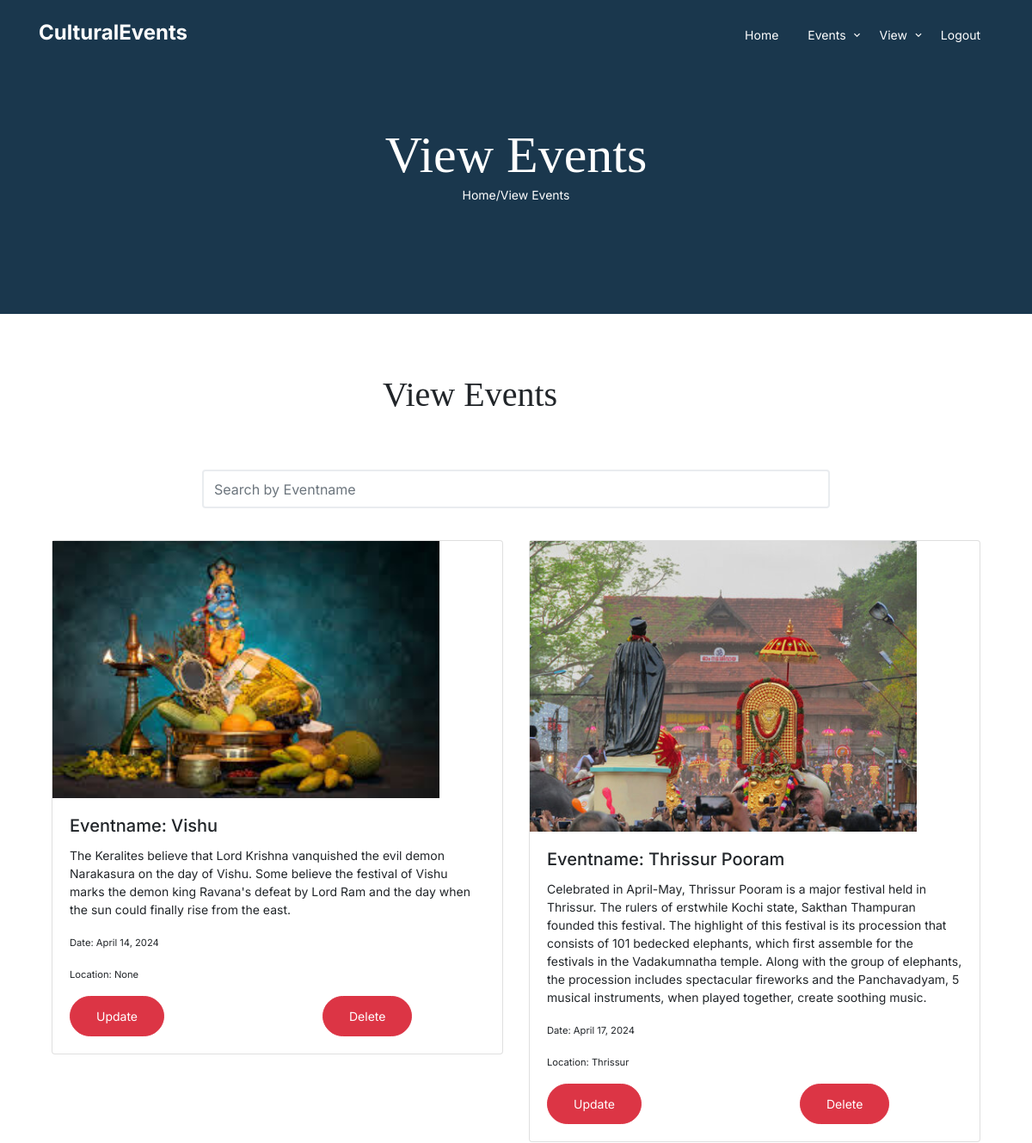
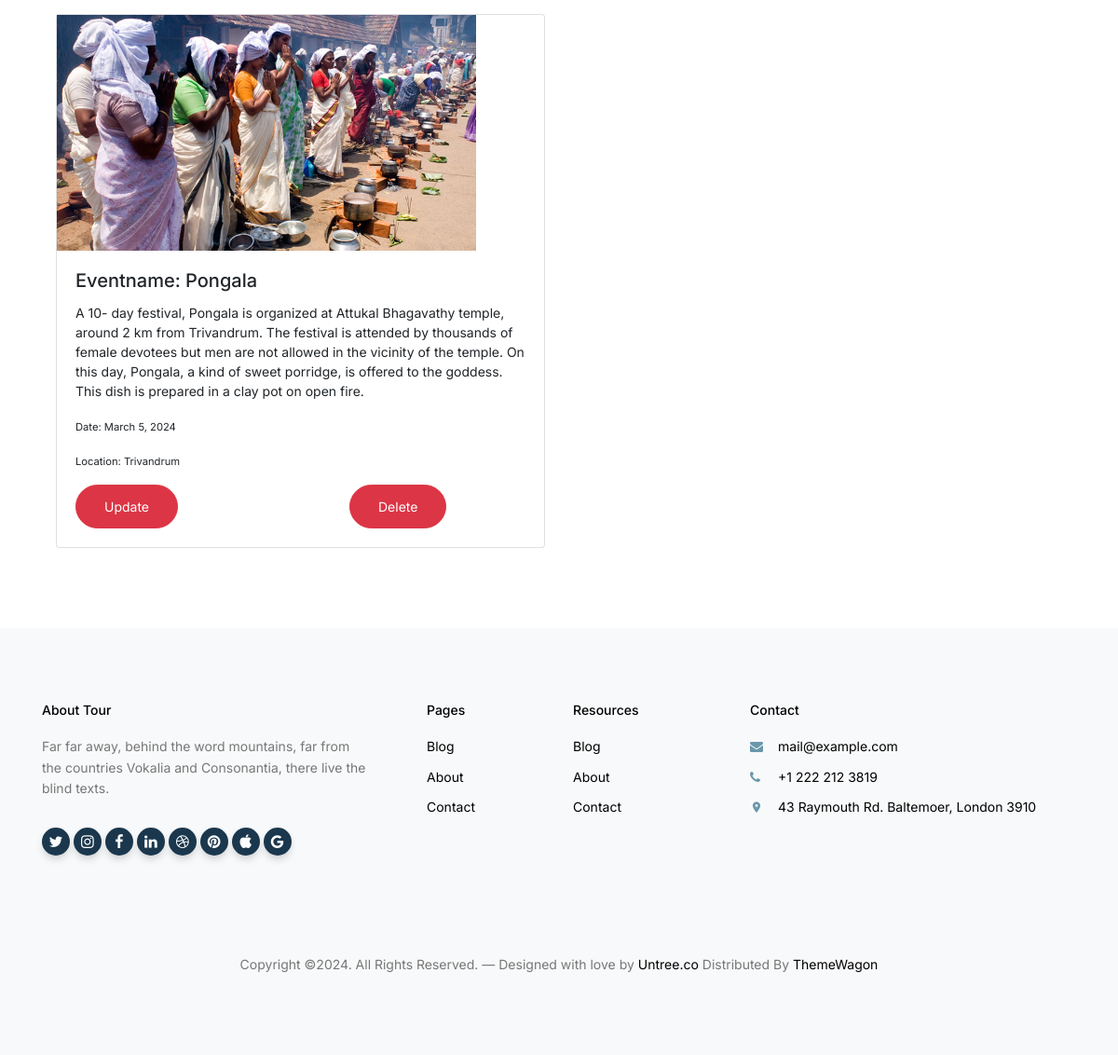
Screenshot of /viewevent_ad/ with the database file from the repository (2 pictures, top to bottom).
### app/models.py (models this page shows)
class Events(models.Model):
    user=models.ForeignKey(User,on_delete=models.CASCADE,null=True)
    name=models.CharField(max_length=50)
    date=models.DateField(null=True)
    image=models.ImageField(upload_to="Image",null=True)
    ename=models.CharField(max_length=200,null=True)
    dis=models.CharField(max_length=200,null=True)
    des=models.CharField(max_length=200,null=True)
    fee=models.IntegerField(null=True)
    status=models.CharField(max_length=20,default='pending')

### app/views.py (the view)
# urls.py: path('viewevent_ad/',views.viewevent_ad),
def viewevent_ad(request):
    data = Events.objects.all()
    return render(request, "Admin/viewevent_ad.html", {"data": data})

### templates/Admin/viewevent_ad.html (shortened to what this page needs)
{% extends 'Admin/common_ad.html' %}
{% load static %}
{% block content %}
  <div class="hero hero-inner">
    <div class="container">
      <div class="row align-items-center">
        <div class="col-lg-6 mx-auto text-center">
          <div class="intro-wrap">
            <h1 class="mb-0">View Events</h1>
            <p class="text-white"><a href="/adminhome" style="color: white;">Home</a>/View Events</p>
          </div>
        </div>
      </div>
    </div>
  </div>
  <div class="untree_co-section">
    <div class="container">
      <h1 class="mb-0" style="margin-left: 400px;">View Events</h1><br>
      <div class="row">
        <div class="col-md-12">
<link rel="stylesheet" href="https://cdn.jsdelivr.net/npm/bootstrap-icons@1.11.2/font/bootstrap-icons.min.css">
<br>
<br>
<div class="row">
  <div class="col-lg-2"></div>
  <div class="col-lg-8" data-aos="fade-up" data-aos-delay="200">
      <div class="mb-3">
          <input type="text" class="form-control" id="bookSearch" placeholder="Search by Eventname">
      </div>
  </div>
</div>
<br>
<div class="section">
<div class="container-fluid">
<div class="row">
    {% for i in data %}
        <div class="col-6 book-card" data-book-name="{{ i.name }}">
            <div class="card mb-3" style="max-width: 540px;">
                <div class="row g-0">
                    <div class="col-md-12">
                        <img src="/static/media/{{i.image}}" class="img-fluid rounded-start" alt="image" height="450" width="450">
                    </div>
                    <div class="col-md-12">
                        <div class="card-body">
                            <h5 class="card-title">Eventname: {{ i.name }}</h5>
                            <p class="card-text">{{ i.des }}</p>
                            <p class="card-text"><small>Date: {{ i.date }}</small></p>
                            <p class="card-text"><small>Location: {{ i.dis }}</small></p>
                            <a href="/update_ad?id={{i.id}}" class="btn btn-danger">Update</a>
                            <a href="/delete_ad?id={{i.id}}" class="btn btn-danger" style="margin-left: 180px;">Delete</a>
                        </div>
                    </div>
                </div>
            </div>
        </div>
    {% endfor %}
</div>
</div>
</div>
</div>
</div>
</div>
  </div>
  {% endblock %}

### templates/Admin/common_ad.html (shortened to what this page needs)
{% load static %}
<!doctype html>
<html lang="en">
<head>
  <link rel="stylesheet" href="{% static 'css/bootstrap.min.css' %}">
  <link rel="stylesheet" href="{% static 'css/owl.carousel.min.css' %}">
  <link rel="stylesheet" href="{% static 'css/owl.theme.default.min.css' %}">
  <link rel="stylesheet" href="{% static 'css/jquery.fancybox.min.css' %}">
  <link rel="stylesheet" href="{% static 'fonts/icomoon/style.css' %}">
  <link rel="stylesheet" href="{% static 'fonts/flaticon/font/flaticon.css' %}">
  <link rel="stylesheet" href="{% static 'css/daterangepicker.css' %}">
  <link rel="stylesheet" href="{% static 'css/aos.css' %}">
  <link rel="stylesheet" href="{% static 'css/style.css' %}">
</head>
<body>
  <nav class="site-nav">
    <div class="container">
      <div class="site-navigation">
        <a href="/" class="logo m-0">Cultural<span class="text-white">Events</span></a>
        <ul class="js-clone-nav d-none d-lg-inline-block text-left site-menu float-right">
          <li class="active"><a href="/adminhome">Home</a></li>
          <li class="has-children active">
						<a href="#">Events</a>
					</li>
          <li class="has-children active">
            <a href="#">View</a>
          </li>
          <li class="active"><a href="/login">Logout</a></li>
        </ul>
      </div>
    </div>
  </nav>
  {% block content %}
  {% endblock %}
  <div class="site-footer">
    <div class="inner first">
      <div class="container">
        <div class="row">
          <div class="col-md-6 col-lg-4">
            <div class="widget">
              <h3 class="heading">About Tour</h3>
              <p>Far far away, behind the word mountains, far from the countries Vokalia and Consonantia, there live the blind texts.</p>
            </div>
            <div class="widget">
              <ul class="list-unstyled social">
                <li><a href="#"><span class="icon-twitter"></span></a></li>
                <li><a href="#"><span class="icon-instagram"></span></a></li>
                <li><a href="#"><span class="icon-facebook"></span></a></li>
                <li><a href="#"><span class="icon-linkedin"></span></a></li>
                <li><a href="#"><span class="icon-dribbble"></span></a></li>
                <li><a href="#"><span class="icon-pinterest"></span></a></li>
                <li><a href="#"><span class="icon-apple"></span></a></li>
                <li><a href="#"><span class="icon-google"></span></a></li>
              </ul>
            </div>
          </div>
          <div class="col-md-6 col-lg-2 pl-lg-5">
            <div class="widget">
              <h3 class="heading">Pages</h3>
              <ul class="links list-unstyled">
                <li><a href="#">Blog</a></li>
                <li><a href="#">About</a></li>
                <li><a href="#">Contact</a></li>
              </ul>
            </div>
          </div>
          <div class="col-md-6 col-lg-2">
            <div class="widget">
              <h3 class="heading">Resources</h3>
              <ul class="links list-unstyled">
                <li><a href="#">Blog</a></li>
                <li><a href="#">About</a></li>
                <li><a href="#">Contact</a></li>
              </ul>
            </div>
          </div>
          <div class="col-md-6 col-lg-4">
            <div class="widget">
              <h3 class="heading">Contact</h3>
              <ul class="list-unstyled quick-info links">
                <li class="email"><a href="#">mail@example.com</a></li>
                <li class="phone"><a href="#">+1 222 212 3819</a></li>
                <li class="address"><a href="#">43 Raymouth Rd. Baltemoer, London 3910</a></li>
              </ul>
            </div>
          </div>
        </div>
      </div>
    </div>
    <div class="inner dark">
      <div class="container">
        <div class="row text-center">
          <div class="col-md-8 mb-3 mb-md-0 mx-auto">
            <p>Copyright &copy;. All Rights Reserved. &mdash; Designed with love by <a href="https://untree.co" class="link-highlight">Untree.co</a> Distributed By <a href="https://themewagon.com" target="_blank" >ThemeWagon</a>
            </p>
          </div>
        </div>
      </div>
    </div>
  </div>
</body>
</html>

### static/css/style.css (style rules this page uses)
body { font-family: "Inter", sans-serif; line-height: 1.5; background: #ffffff; overflow-x: hidden; font-size: 14px; }
body:before { content: ""; position: fixed; top: 0; left: 0; z-index: 99; right: 0; bottom: 0; background: rgba(0, 0, 0, 0.2); opacity: 0; visibility: hidden; -webkit-transition: .3s all ease; -o-transition: .3s all ease; transition: .3s all ease; }
a { color: #1A374D; -webkit-transition: .3s all ease; -o-transition: .3s all ease; transition: .3s all ease; }
h1, .h1, h2, .h2, h3, .h3, h4, .h4 { font-family: "Source Serif Pro", serif; }
.btn { padding-top: 12px; padding-bottom: 12px; padding-left: 30px; padding-right: 30px; border-radius: 30px; font-size: 14px; }
.form-control, .custom-select { border: 2px solid #e9ecef; font-size: 16px; height: 45px; }
.logo { font-size: 24px; color: #ffffff; font-weight: 700; }
.site-nav { position: absolute; top: 0; z-index: 9; width: 100%; }
.site-nav { padding-top: 20px; padding-bottom: 20px; }
.site-nav .site-navigation .site-menu { margin-bottom: 0; }
.site-nav .site-navigation .site-menu > li { display: inline-block; }
.site-nav .site-navigation .site-menu > li > a { font-size: 14px; padding: 10px 15px; display: inline-block; text-decoration: none !important; color: rgba(255, 255, 255, 0.7); }
.site-nav .site-navigation .site-menu > li.active > a { color: #ffffff; }
.site-nav .site-navigation .site-menu .has-children { position: relative; }
.site-nav .site-navigation .site-menu .has-children > a { position: relative; padding-right: 20px; }
.site-nav .site-navigation .site-menu .has-children > a:before { position: absolute; content: "\e313"; font-size: 14px; top: 50%; right: 0; -webkit-transform: translateY(-50%); -ms-transform: translateY(-50%); transform: translateY(-50%); font-family: 'icomoon'; }
.site-mobile-menu .site-nav-wrap { padding: 0; margin: 0; list-style: none; position: relative; }
.site-mobile-menu .site-nav-wrap a { padding: 5px 20px; display: block; position: relative; color: #000000; }
.site-mobile-menu .site-nav-wrap li { position: relative; display: block; }
.site-mobile-menu .site-nav-wrap li.active > a { color: #1A374D; }
.site-mobile-menu .site-nav-wrap > li { display: block; position: relative; float: left; width: 100%; }
.site-mobile-menu .site-nav-wrap > li > a { padding-left: 20px; font-size: 14px; }
.hero { padding: 7rem 0 10rem 0; background: #6998AB; margin-bottom: 100px; }
.hero.hero-inner { padding: 9rem 0 7rem 0; margin-bottom: auto; background: #1A374D; }
.hero h1 { color: #ffffff; font-size: 60px; }
.hero .intro-wrap { position: relative; z-index: 1; }
.untree_co-section { padding: 70px 0; }
.site-footer { font-size: 14px; color: #777; line-height: 1.6; }
.site-footer .inner { padding-top: 0px; padding-bottom: 70px; background: #f8f9fa; }
.site-footer .inner.first { padding-top: 80px; }
.site-footer a { color: #000000; }
.site-footer .widget { margin-bottom: 30px; }
.site-footer .widget h3 { font-size: 14px; margin-bottom: 20px; color: #000000; font-family: "Inter", sans-serif; }
.site-footer .widget .social li { display: inline-block; }
.site-footer .widget .social li a { width: 30px; height: 30px; border-radius: 50%; background: #1A374D; display: inline-block; position: relative; color: #ffffff; -webkit-box-shadow: 0 5px 10px -2px rgba(0, 0, 0, 0.2); box-shadow: 0 5px 10px -2px rgba(0, 0, 0, 0.2); }
.site-footer .widget .social li a span { font-size: 16px; position: absolute; top: 50%; left: 50%; -webkit-transform: translate(-50%, -50%); -ms-transform: translate(-50%, -50%); transform: translate(-50%, -50%); }
.site-footer .widget .links li { display: block; margin-bottom: 10px; }
.site-footer .widget .links li a { color: #000000; }
.site-footer ul.quick-info li { position: relative; padding-left: 30px; }
.site-footer ul.quick-info li:before { left: 0; position: absolute; content: ""; font-family: 'icomoon'; color: #6998AB; }
.site-footer ul.quick-info li.email:before { content: "\f0e0"; }
.site-footer ul.quick-info li.phone:before { content: "\f095"; }
.site-footer ul.quick-info li.address:before { content: "\e8b4"; }

### rows the page displays
Events: image (picture), name "Vishu", des "The Keralites believe that Lord Krishna vanquished the evil demon Narakasura on the day of Vishu. Some believe the festival of Vishu marks the demon king Ravana's defeat by Lord Ram and the day when the sun could finally rise from the east.", date "April 14, 2024", dis "None"
Events: image (picture), name "Thrissur Pooram", des "Celebrated in April-May, Thrissur Pooram is a major festival held in Thrissur. The rulers of erstwhile Kochi state, Sakthan Thampuran founded this festival. The highlight of this festival is its procession that consists of 101 bedecked elephants, which first assemble for the festivals in the Vadakumnatha temple. Along with the group of elephants, the procession includes spectacular fireworks and the Panchavadyam, 5 musical instruments, when played together, create soothing music.", date "April 17, 2024", dis "Thrissur"
Events: image (picture), name "Pongala", des "A 10- day festival, Pongala is organized at Attukal Bhagavathy temple, around 2 km from Trivandrum. The festival is attended by thousands of female devotees but men are not allowed in the vicinity of the temple. On this day, Pongala, a kind of sweet porridge, is offered to the goddess. This dish is prepared in a clay pot on open fire.", date "March 5, 2024", dis "Trivandrum"
